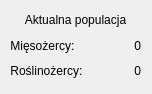
<?xml version="1.0" encoding="UTF-8"?>
<ui version="4.0">
 <class>PopulationChart</class>
 <widget class="QWidget" name="PopulationChart">
  <property name="geometry">
   <rect>
    <x>0</x>
    <y>0</y>
    <width>152</width>
    <height>94</height>
   </rect>
  </property>
  <property name="windowTitle">
   <string>Form</string>
  </property>
  <widget class="QWidget" name="layoutWidget">
   <property name="geometry">
    <rect>
     <x>10</x>
     <y>10</y>
     <width>131</width>
     <height>71</height>
    </rect>
   </property>
   <layout class="QVBoxLayout" name="verticalLayout">
    <item>
     <widget class="QLabel" name="population_label">
      <property name="text">
       <string>Aktualna populacja</string>
      </property>
      <property name="alignment">
       <set>Qt::AlignCenter</set>
      </property>
     </widget>
    </item>
    <item>
     <layout class="QHBoxLayout" name="horizontalLayout_2">
      <item>
       <widget class="QLabel" name="carnivore_label">
        <property name="text">
         <string>Mięsożercy:     </string>
        </property>
        <property name="alignment">
         <set>Qt::AlignRight|Qt::AlignTrailing|Qt::AlignVCenter</set>
        </property>
       </widget>
      </item>
      <item>
       <widget class="QLabel" name="carnivore_population">
        <property name="text">
         <string>0</string>
        </property>
        <property name="alignment">
         <set>Qt::AlignRight|Qt::AlignTrailing|Qt::AlignVCenter</set>
        </property>
       </widget>
      </item>
     </layout>
    </item>
    <item>
     <layout class="QHBoxLayout" name="horizontalLayout">
      <item>
       <widget class="QLabel" name="herbivores_label">
        <property name="text">
         <string>Roślinożercy:  </string>
        </property>
        <property name="alignment">
         <set>Qt::AlignRight|Qt::AlignTrailing|Qt::AlignVCenter</set>
        </property>
       </widget>
      </item>
      <item>
       <widget class="QLabel" name="herbivores_population">
        <property name="text">
         <string>0</string>
        </property>
        <property name="alignment">
         <set>Qt::AlignRight|Qt::AlignTrailing|Qt::AlignVCenter</set>
        </property>
       </widget>
      </item>
     </layout>
    </item>
   </layout>
  </widget>
 </widget>
 <resources/>
 <connections/>
</ui>
